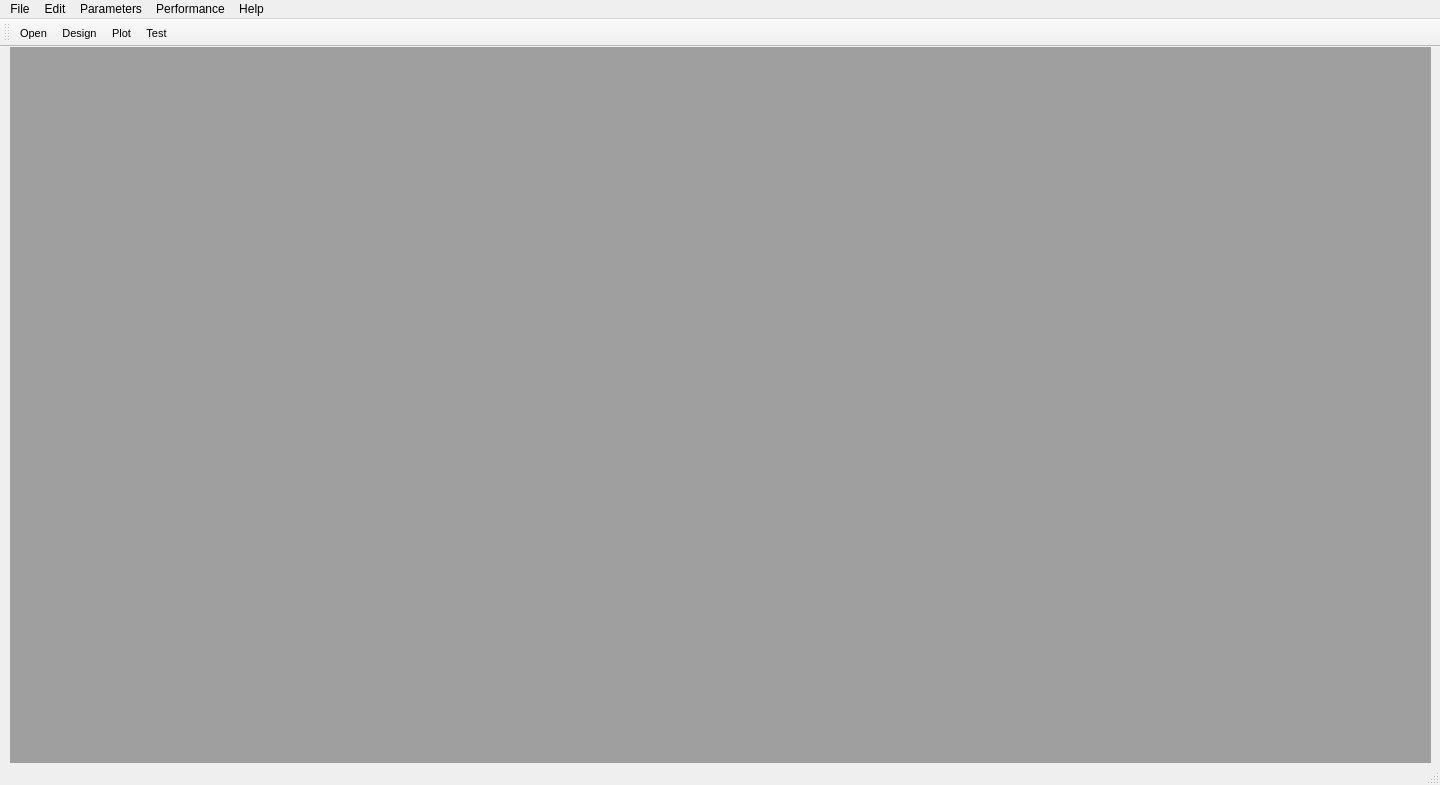
<?xml version="1.0" encoding="UTF-8"?>
<ui version="4.0">
 <class>MainWindow</class>
 <widget class="QMainWindow" name="MainWindow">
  <property name="geometry">
   <rect>
    <x>0</x>
    <y>0</y>
    <width>1440</width>
    <height>785</height>
   </rect>
  </property>
  <property name="sizePolicy">
   <sizepolicy hsizetype="Expanding" vsizetype="Expanding">
    <horstretch>0</horstretch>
    <verstretch>0</verstretch>
   </sizepolicy>
  </property>
  <property name="windowTitle">
   <string>Mr.Ngoc App</string>
  </property>
  <property name="windowIcon">
   <iconset>
    <normaloff>../icon/icon.ico</normaloff>../icon/icon.ico</iconset>
  </property>
  <widget class="QWidget" name="centralwidget">
   <widget class="QMdiArea" name="mdiArea">
    <property name="geometry">
     <rect>
      <x>10</x>
      <y>0</y>
      <width>1421</width>
      <height>720</height>
     </rect>
    </property>
    <property name="sizePolicy">
     <sizepolicy hsizetype="Expanding" vsizetype="Expanding">
      <horstretch>0</horstretch>
      <verstretch>0</verstretch>
     </sizepolicy>
    </property>
    <property name="maximumSize">
     <size>
      <width>1920</width>
      <height>1080</height>
     </size>
    </property>
    <property name="focusPolicy">
     <enum>Qt::NoFocus</enum>
    </property>
    <property name="lineWidth">
     <number>3</number>
    </property>
    <property name="activationOrder">
     <enum>QMdiArea::CreationOrder</enum>
    </property>
    <property name="viewMode">
     <enum>QMdiArea::SubWindowView</enum>
    </property>
    <property name="documentMode">
     <bool>false</bool>
    </property>
   </widget>
  </widget>
  <widget class="QMenuBar" name="menubar">
   <property name="geometry">
    <rect>
     <x>0</x>
     <y>0</y>
     <width>1440</width>
     <height>26</height>
    </rect>
   </property>
   <property name="font">
    <font>
     <pointsize>9</pointsize>
    </font>
   </property>
   <widget class="QMenu" name="menuFile">
    <property name="title">
     <string>File</string>
    </property>
    <widget class="QMenu" name="menuNew">
     <property name="title">
      <string>New..</string>
     </property>
     <property name="icon">
      <iconset>
       <normaloff>../icon/new_folder.png</normaloff>../icon/new_folder.png</iconset>
     </property>
     <addaction name="actionNewDesign"/>
     <addaction name="actionNewMaterial"/>
    </widget>
    <widget class="QMenu" name="menuOpen">
     <property name="title">
      <string>Open..</string>
     </property>
     <addaction name="actionOpenTargets"/>
    </widget>
    <addaction name="menuNew"/>
    <addaction name="menuOpen"/>
    <addaction name="actionTest"/>
   </widget>
   <widget class="QMenu" name="menuEdit">
    <property name="title">
     <string>Edit</string>
    </property>
    <widget class="QMenu" name="menuFormula_2">
     <property name="title">
      <string>Formula...</string>
     </property>
     <addaction name="actionBeforeFormula"/>
     <addaction name="actionAfterFormula"/>
    </widget>
    <addaction name="actionInsert_Row"/>
    <addaction name="actionRemove_Layer"/>
    <addaction name="menuFormula_2"/>
   </widget>
   <widget class="QMenu" name="menuHelp">
    <property name="title">
     <string>Help</string>
    </property>
   </widget>
   <widget class="QMenu" name="menuParameter">
    <property name="title">
     <string>Parameters</string>
    </property>
    <widget class="QMenu" name="menuRefinerment">
     <property name="title">
      <string>Refinerment</string>
     </property>
     <addaction name="actionTargets"/>
    </widget>
    <addaction name="menuRefinerment"/>
   </widget>
   <widget class="QMenu" name="menuPerformance">
    <property name="title">
     <string>Performance</string>
    </property>
    <addaction name="actionPlot"/>
    <addaction name="actionCaculator"/>
   </widget>
   <addaction name="menuFile"/>
   <addaction name="menuEdit"/>
   <addaction name="menuParameter"/>
   <addaction name="menuPerformance"/>
   <addaction name="menuHelp"/>
  </widget>
  <widget class="QStatusBar" name="statusbar"/>
  <widget class="QToolBar" name="toolBar">
   <property name="font">
    <font>
     <pointsize>8</pointsize>
    </font>
   </property>
   <property name="windowTitle">
    <string>toolBar</string>
   </property>
   <property name="iconSize">
    <size>
     <width>20</width>
     <height>20</height>
    </size>
   </property>
   <attribute name="toolBarArea">
    <enum>TopToolBarArea</enum>
   </attribute>
   <attribute name="toolBarBreak">
    <bool>false</bool>
   </attribute>
   <addaction name="actionOpen"/>
   <addaction name="actionNewDesign"/>
   <addaction name="actionPlot"/>
   <addaction name="actionTest"/>
  </widget>
  <action name="actionNewDesign">
   <property name="icon">
    <iconset>
     <normaloff>../icon/icons/address-book-open.png</normaloff>../icon/icons/address-book-open.png</iconset>
   </property>
   <property name="text">
    <string>Design</string>
   </property>
  </action>
  <action name="actionOpen">
   <property name="icon">
    <iconset>
     <normaloff>../icon/open_folder.png</normaloff>../icon/open_folder.png</iconset>
   </property>
   <property name="text">
    <string>Open...</string>
   </property>
  </action>
  <action name="actionNewMaterial">
   <property name="text">
    <string>Material</string>
   </property>
  </action>
  <action name="actionInsert_Row">
   <property name="text">
    <string>Insert Layer</string>
   </property>
  </action>
  <action name="actionRemove_Layer">
   <property name="text">
    <string>Remove Layer</string>
   </property>
  </action>
  <action name="actionTest">
   <property name="text">
    <string>Test</string>
   </property>
  </action>
  <action name="actionPlot">
   <property name="icon">
    <iconset>
     <normaloff>../icon/icons/chart--pencil.png</normaloff>../icon/icons/chart--pencil.png</iconset>
   </property>
   <property name="text">
    <string>Plot</string>
   </property>
  </action>
  <action name="actionTargets">
   <property name="text">
    <string>Targets</string>
   </property>
  </action>
  <action name="actionOpenTargets">
   <property name="text">
    <string>Targets</string>
   </property>
  </action>
  <action name="actionBeforeFormula">
   <property name="text">
    <string>Before</string>
   </property>
  </action>
  <action name="actionAfterFormula">
   <property name="text">
    <string>After</string>
   </property>
  </action>
  <action name="actionCaculator">
   <property name="text">
    <string>Caculator</string>
   </property>
  </action>
 </widget>
 <resources/>
 <connections/>
</ui>
